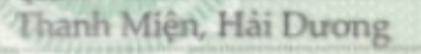
#> input picture OrcTesseract/result.png, 421 x 54 px, found by its file name; the run also reads 1 picture not shown here
$ python orc.py
#> lines starting #> are read from the running program, lines starting #| are printed output that depends on the picture
from PIL import Image
import pytesseract
import argparse
import cv2
# import os
import numpy as np
# [7 lines of commented-out code are left out]
args = {'image': '/home/ndquan/machine_learning/OrcTesseract/result.png',
        'copy': '/home/ndquan/machine_learning/OrcTesseract/result (copy).png',
        'preprocess': 'thresh'}
#load the image
image = cv2.imread(args['image'])
#> image is the input picture: shape (54, 421, 3); mean B, G, R 193.3, 205.1, 195.2
filter1 = np.array([[-1, -1, -1], [-1, 9, -1], [-1, -1, -1]])
sharpen_img_1 = cv2.filter2D(cv2.imread(args['copy']),-1,filter1)
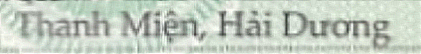
#> sharpen_img_1: shape (54, 421, 3); mean B, G, R 193.3, 205.1, 195.2
# [15 lines of commented-out code are left out]
cv2.imshow("Image: ", image)
cv2.imshow("Output: ", sharpen_img_1)
cv2.waitKey(0)
